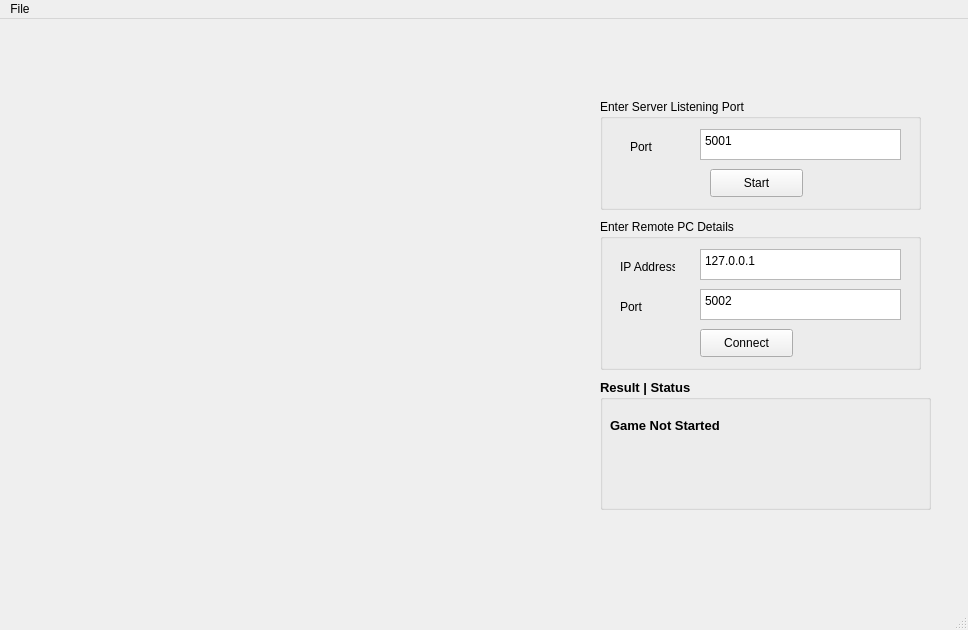
<?xml version="1.0" encoding="UTF-8"?>
<ui version="4.0">
 <class>TicTacToeMainWindow</class>
 <widget class="QMainWindow" name="TicTacToeMainWindow">
  <property name="geometry">
   <rect>
    <x>0</x>
    <y>0</y>
    <width>968</width>
    <height>630</height>
   </rect>
  </property>
  <property name="windowTitle">
   <string>TicTacToeMainWindow</string>
  </property>
  <widget class="QWidget" name="centralwidget">
   <widget class="QGroupBox" name="groupBox">
    <property name="geometry">
     <rect>
      <x>600</x>
      <y>80</y>
      <width>321</width>
      <height>111</height>
     </rect>
    </property>
    <property name="title">
     <string>Enter Server Listening Port</string>
    </property>
    <widget class="QPlainTextEdit" name="plainTextEditPort">
     <property name="geometry">
      <rect>
       <x>100</x>
       <y>30</y>
       <width>201</width>
       <height>31</height>
      </rect>
     </property>
     <property name="plainText">
      <string>5001</string>
     </property>
    </widget>
    <widget class="QPushButton" name="pushButtonStart">
     <property name="geometry">
      <rect>
       <x>110</x>
       <y>70</y>
       <width>93</width>
       <height>28</height>
      </rect>
     </property>
     <property name="text">
      <string>Start</string>
     </property>
    </widget>
    <widget class="QLabel" name="label_3">
     <property name="geometry">
      <rect>
       <x>30</x>
       <y>40</y>
       <width>55</width>
       <height>16</height>
      </rect>
     </property>
     <property name="text">
      <string>Port</string>
     </property>
    </widget>
   </widget>
   <widget class="QGroupBox" name="groupBox_2">
    <property name="geometry">
     <rect>
      <x>600</x>
      <y>200</y>
      <width>321</width>
      <height>151</height>
     </rect>
    </property>
    <property name="title">
     <string>Enter Remote PC Details</string>
    </property>
    <widget class="QPlainTextEdit" name="plainTextEditRemoteIPAddr">
     <property name="geometry">
      <rect>
       <x>100</x>
       <y>30</y>
       <width>201</width>
       <height>31</height>
      </rect>
     </property>
     <property name="plainText">
      <string>127.0.0.1</string>
     </property>
    </widget>
    <widget class="QPushButton" name="pushButtonConnect">
     <property name="geometry">
      <rect>
       <x>100</x>
       <y>110</y>
       <width>93</width>
       <height>28</height>
      </rect>
     </property>
     <property name="text">
      <string>Connect</string>
     </property>
    </widget>
    <widget class="QLabel" name="label">
     <property name="geometry">
      <rect>
       <x>20</x>
       <y>40</y>
       <width>55</width>
       <height>16</height>
      </rect>
     </property>
     <property name="text">
      <string>IP Address</string>
     </property>
    </widget>
    <widget class="QPlainTextEdit" name="plainTextEditRemotePort">
     <property name="geometry">
      <rect>
       <x>100</x>
       <y>70</y>
       <width>201</width>
       <height>31</height>
      </rect>
     </property>
     <property name="plainText">
      <string>5002</string>
     </property>
    </widget>
    <widget class="QLabel" name="label_2">
     <property name="geometry">
      <rect>
       <x>20</x>
       <y>80</y>
       <width>55</width>
       <height>16</height>
      </rect>
     </property>
     <property name="text">
      <string>Port</string>
     </property>
    </widget>
   </widget>
   <widget class="QGroupBox" name="groupBox_3">
    <property name="geometry">
     <rect>
      <x>600</x>
      <y>360</y>
      <width>331</width>
      <height>131</height>
     </rect>
    </property>
    <property name="font">
     <font>
      <pointsize>10</pointsize>
      <weight>75</weight>
      <bold>true</bold>
     </font>
    </property>
    <property name="title">
     <string>Result | Status</string>
    </property>
    <widget class="QLabel" name="labelResult">
     <property name="geometry">
      <rect>
       <x>10</x>
       <y>36</y>
       <width>291</width>
       <height>20</height>
      </rect>
     </property>
     <property name="text">
      <string>Game Not Started</string>
     </property>
    </widget>
   </widget>
  </widget>
  <widget class="QMenuBar" name="menubar">
   <property name="geometry">
    <rect>
     <x>0</x>
     <y>0</y>
     <width>968</width>
     <height>26</height>
    </rect>
   </property>
   <widget class="QMenu" name="menuFile">
    <property name="title">
     <string>File</string>
    </property>
    <addaction name="actionNew_Game"/>
    <addaction name="actionExit"/>
   </widget>
   <addaction name="menuFile"/>
  </widget>
  <widget class="QStatusBar" name="statusbar"/>
  <action name="actionNew_Game">
   <property name="text">
    <string>New Game</string>
   </property>
  </action>
  <action name="actionExit">
   <property name="text">
    <string>Exit</string>
   </property>
  </action>
 </widget>
 <resources/>
 <connections>
  <connection>
   <sender>actionExit</sender>
   <signal>triggered()</signal>
   <receiver>TicTacToeMainWindow</receiver>
   <slot>close()</slot>
   <hints>
    <hint type="sourcelabel">
     <x>-1</x>
     <y>-1</y>
    </hint>
    <hint type="destinationlabel">
     <x>515</x>
     <y>314</y>
    </hint>
   </hints>
  </connection>
  <connection>
   <sender>actionNew_Game</sender>
   <signal>triggered()</signal>
   <receiver>pushButtonConnect</receiver>
   <slot>click()</slot>
   <hints>
    <hint type="sourcelabel">
     <x>-1</x>
     <y>-1</y>
    </hint>
    <hint type="destinationlabel">
     <x>826</x>
     <y>349</y>
    </hint>
   </hints>
  </connection>
 </connections>
</ui>
